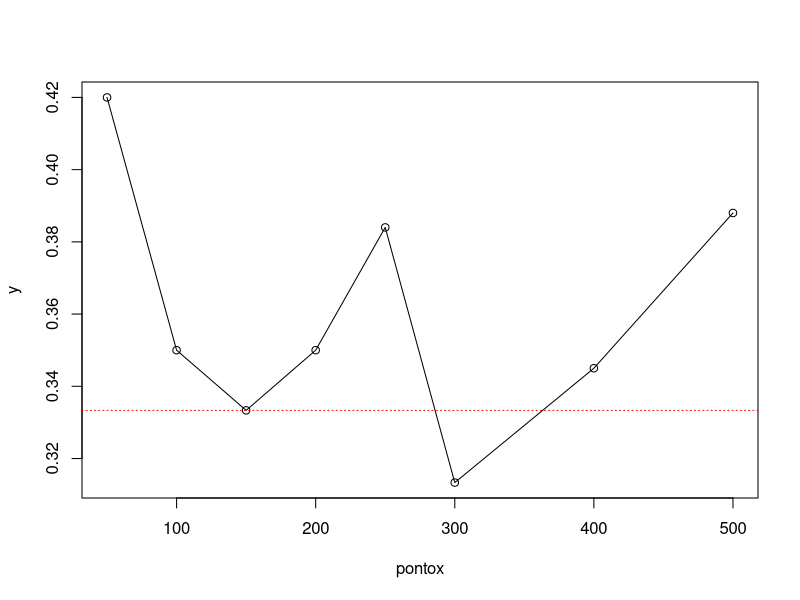
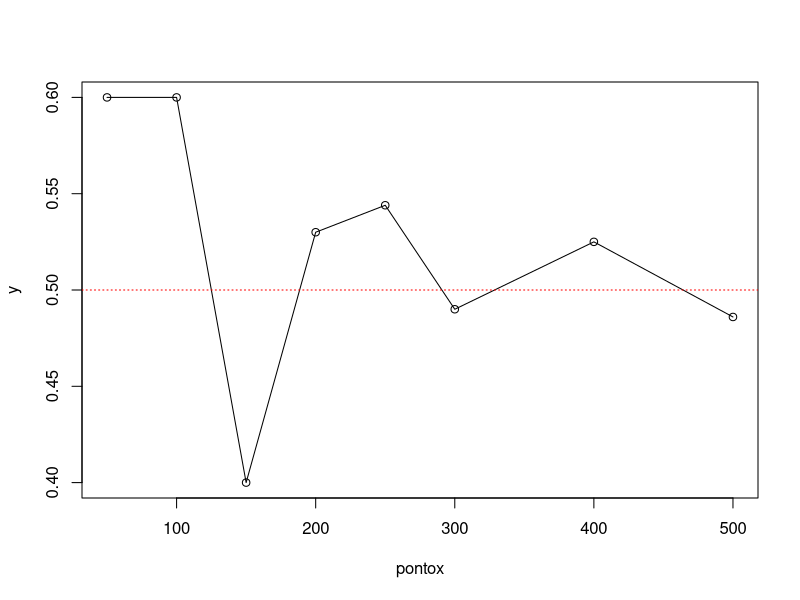
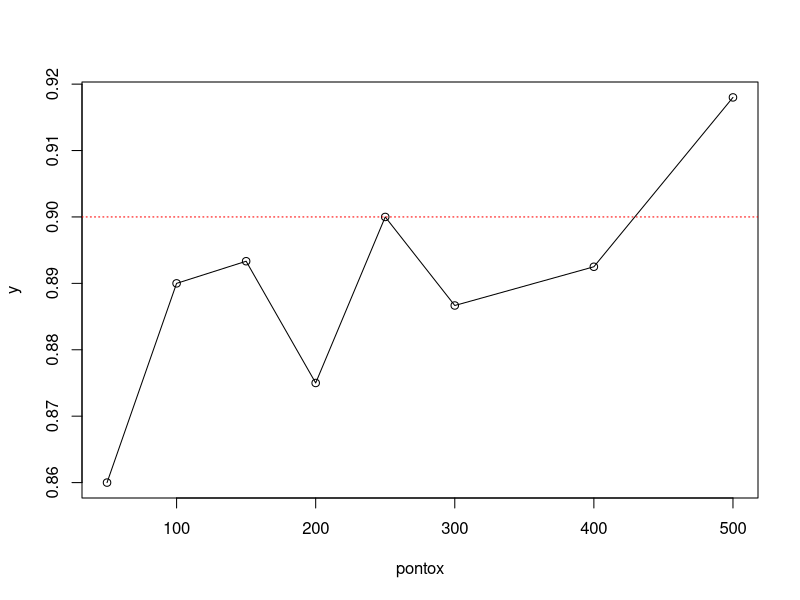
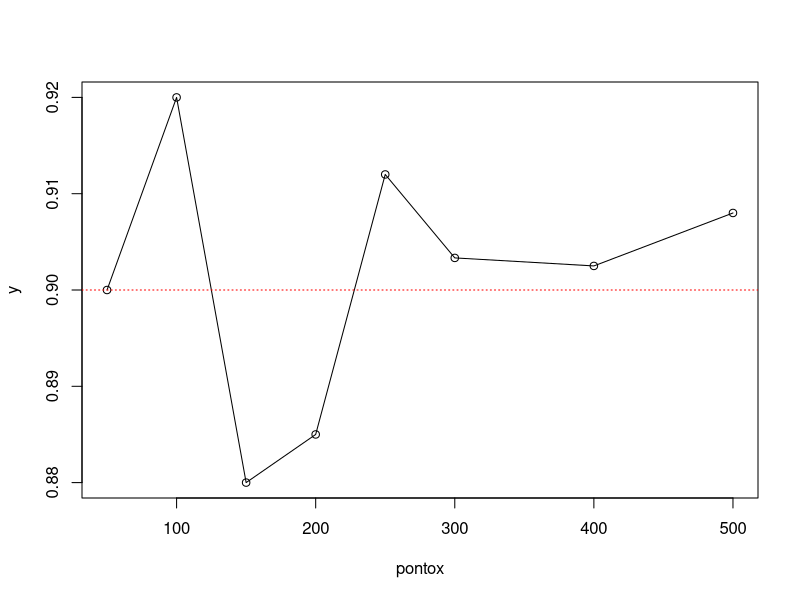
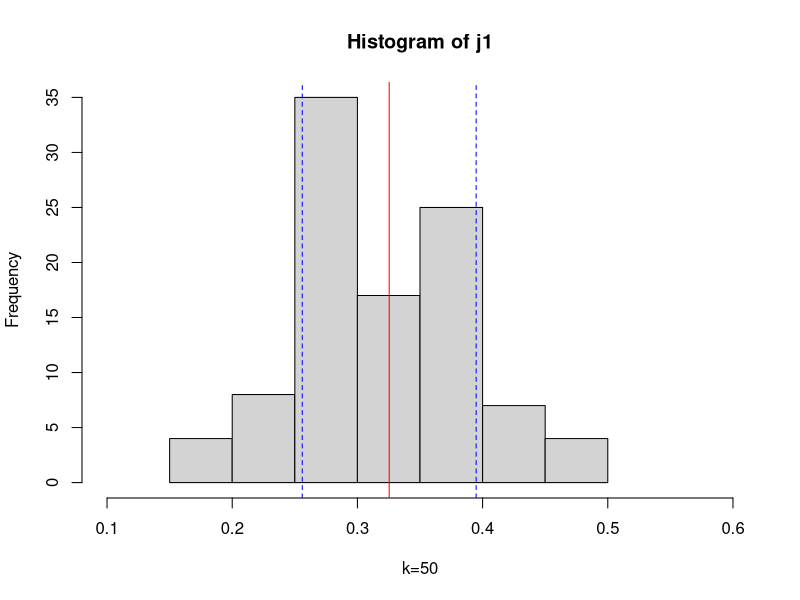
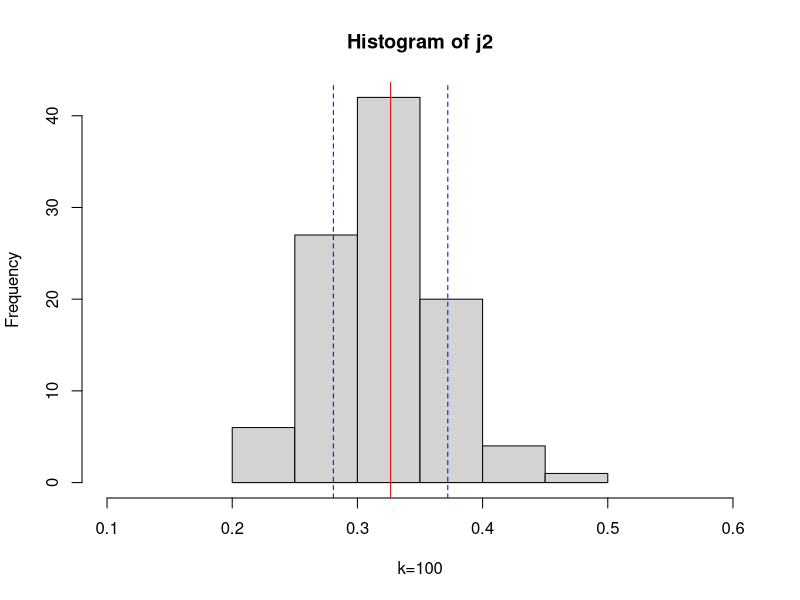
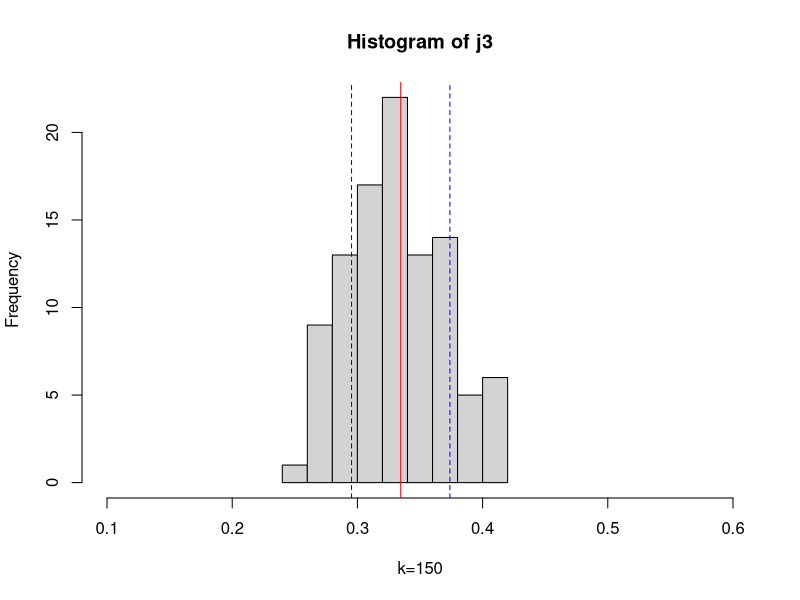
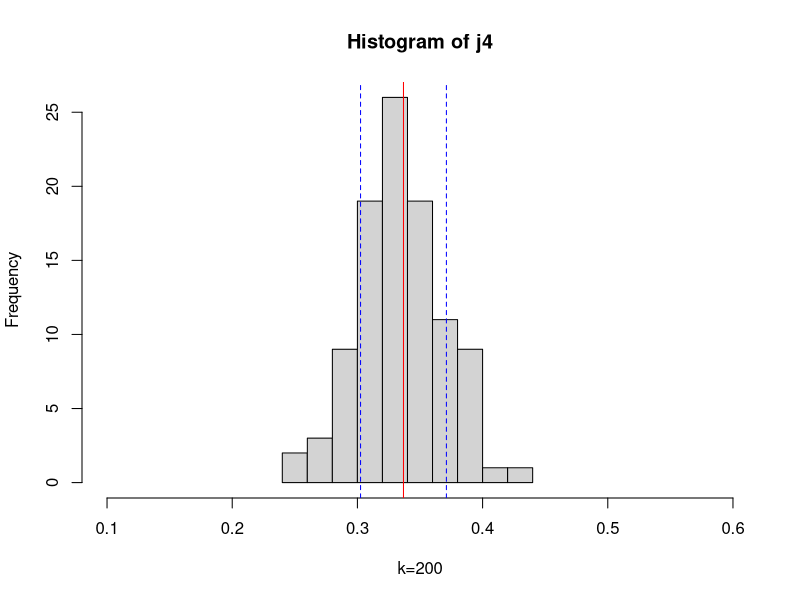

Write R code to recreate these figures, in order.
## ---- chunk 1
prob1a <- function(iter)
{
k <- iter
saida <- seq(1:k)
caixa <- c("m","m","f","f")
for (i in 1:k)
	{
	caixa2 <- sample(caixa)
	a <- caixa2[1]
	b <- caixa2[2]
	comparar <- a==b
	if(comparar==TRUE){saida[i]<-"yes"}else{saida[i]<-"no"}
	}
saida2 <- saida=="yes"
saida3 <- 1*saida2
proporcao <- mean(saida3)
return(proporcao)
}
## ---- chunk 2
prob1a(1000)
## ---- chunk 3
prob1b <- function(iter)
{
k <- iter
saida <- seq(1:k)
caixa <- c("m","m","f","f")
for (i in 1:k)
	{
	caixa2 <- sample(caixa,replace=T)
	a <- caixa2[1]
	b <- caixa2[2]
	comparar <- a==b
	if(comparar==TRUE){saida[i] <- "sim"}else{saida[i] <- "nao"}
	}
saida2 <- saida=="sim"
saida3 <- 1*saida2
proporcao <- mean(saida3)
return(proporcao)
}
## ---- chunk 4
prob1b(1000)
## ---- chunk 5
prob2a <- function(iter)
{
k <- iter
saida <- NULL
caixa <- c(rep("m",1),rep("f",19))
for (i in 1:k)
	{
	caixa2 <- sample(caixa,replace=F)
	a <- caixa2[1]
	b <- caixa2[2]
	comparar <- a==b
	if(comparar==TRUE){saida[i] <- "sim"}else{saida[i] <- "nao"}
	}
saida2 <- saida=="sim"
saida3 <- 1*saida2
proporcao <- mean(saida3)
return(proporcao)
}
## ---- chunk 6
prob2a(1000)
## ---- chunk 7
prob2b <- function(iter)
{
k <- iter
saida <- NULL
caixa <- c(rep("m",1),rep("f",19))
for (i in 1:k)
	{
	caixa2 <- sample(caixa,replace=T)
	a <- caixa2[1]
	b <- caixa2[2]
	comparar <- a==b
	if(comparar==TRUE){saida[i] <- "sim"}else{saida[i] <- "nao"}
	}
saida2 <- saida=="sim"
saida3 <- 1*saida2
proporcao <- mean(saida3)
return(proporcao)
}
## ---- chunk 8
prob2b(1000)
## ---- chunk 9
y <- NULL
pontox <- c(50,100,150,200,250,300, 400, 500)
for(i in 1:length(pontox))
  {
  y[i] <- prob1a(pontox[i])
}
y
plot(pontox,y)
lines(pontox,y)
abline(h=1/3,lty=3,col="red")
## ---- chunk 10
y <- NULL
pontox <- c(50,100,150,200,250,300, 400, 500)
for(i in 1:length(pontox))
  {
  y[i] <- prob1b(pontox[i])
}
y
plot(pontox,y)
lines(pontox,y)
abline(h=0.50,lty=3,col="red")
## ---- chunk 11
y <- NULL
pontox <- c(50,100,150,200,250,300, 400, 500)
for(i in 1:length(pontox))
  {
  y[i] <- prob2a(pontox[i])
}
y
plot(pontox,y)
lines(pontox,y)
abline(h=0.90,lty=3,col="red")
## ---- chunk 12
y <- NULL
pontox <- c(50,100,150,200,250,300, 400, 500)
for(i in 1:length(pontox))
  {
  y[i] <- prob2b(pontox[i])
}
y
plot(pontox,y)
lines(pontox,y)
abline(h=0.90,lty=3,col="red")
## ---- chunk 13
simulaMx <- function(numero.de.simulacoes,funcao.inicial,numero.de.iteracoes)
  {
  m <- numero.de.simulacoes
  n <- numero.de.iteracoes
  funcao <- funcao.inicial
  saida <- NULL
  
  for(i in 1:m)
    {
    saida[i] <- funcao(n)
    }
  return(saida)
}
## ---- chunk 14
j1<-simulaMx(100,prob1a,50)
hist(j1,xlim=c(0.1,0.6),xlab="k=50")
abline(v=mean(j1),col="red")
abline(v=mean(j1)-sd(j1),col="blue", lty = "dashed")
abline(v=mean(j1)+sd(j1),col="blue", lty = "dashed")
## ---- chunk 15
j2<-simulaMx(100,prob1a,100)
hist(j2,xlim=c(0.1,0.6),xlab="k=100")
abline(v=mean(j2),col="red")
abline(v=mean(j2)-sd(j2),col="blue", lty = "dashed")
abline(v=mean(j2)+sd(j2),col="blue", lty = "dashed")
## ---- chunk 16
j3<-simulaMx(100,prob1a,150)
hist(j3,xlim=c(0.1,0.6),xlab="k=150")
abline(v=mean(j3),col="red")
abline(v=mean(j3)-sd(j3),col="blue", lty = "dashed")
abline(v=mean(j3)+sd(j3),col="blue", lty = "dashed")

## ---- chunk 17
j4<-simulaMx(100,prob1a,200)
hist(j4,xlim=c(0.1,0.6),xlab="k=200")
abline(v=mean(j4),col="red")
abline(v=mean(j4)-sd(j4),col="blue", lty = "dashed")
abline(v=mean(j4)+sd(j4),col="blue", lty = "dashed")
## ---- chunk 18
j5<-simulaMx(100,prob1a,250)
hist(j5,xlim=c(0.1,0.6),xlab="k=250")
abline(v=mean(j5),col="red")
abline(v=mean(j5)-sd(j5),col="blue", lty = "dashed")
abline(v=mean(j5)+sd(j5),col="blue", lty = "dashed")
## ---- chunk 19
j6<-simulaMx(100,prob1a,300)
hist(j6,xlim=c(0.1,0.6),xlab="k=300")
abline(v=mean(j6),col="red")
abline(v=mean(j6)-sd(j6),col="blue", lty = "dashed")
abline(v=mean(j6)+sd(j6),col="blue", lty = "dashed")
## ---- chunk 20
j7<-simulaMx(100,prob1a,400)
hist(j7,xlim=c(0.1,0.6),xlab="k=400")
abline(v=mean(j7),col="red")
abline(v=mean(j7)-sd(j7),col="blue", lty = "dashed")
abline(v=mean(j7)+sd(j7),col="blue", lty = "dashed")
## ---- chunk 21
j8<-simulaMx(100,prob1a,500)
hist(j8,xlim=c(0.1,0.6),xlab="k=500")
abline(v=mean(j8),col="red")
abline(v=mean(j8)-sd(j8),col="blue", lty = "dashed")
abline(v=mean(j8)+sd(j8),col="blue", lty = "dashed")
## ---- chunk 22
j1<-simulaMx(100,prob1b,50)
hist(j1,xlim=c(0.3,0.7),xlab="k=50")
abline(v=mean(j1),col="red")
abline(v=mean(j1)-sd(j1),col="blue", lty = "dashed")
abline(v=mean(j1)+sd(j1),col="blue", lty = "dashed")
## ---- chunk 23
j2<-simulaMx(100,prob1b,100)
hist(j2,xlim=c(0.3,0.7),xlab="k=100")
abline(v=mean(j2),col="red")
abline(v=mean(j2)-sd(j2),col="blue", lty = "dashed")
abline(v=mean(j2)+sd(j2),col="blue", lty = "dashed")
## ---- chunk 24
j3<-simulaMx(100,prob1b,150)
hist(j3,xlim=c(0.3,0.7),xlab="k=150")
abline(v=mean(j3),col="red")
abline(v=mean(j3)-sd(j3),col="blue", lty = "dashed")
abline(v=mean(j3)+sd(j3),col="blue", lty = "dashed")

## ---- chunk 25
j4<-simulaMx(100,prob1b,200)
hist(j4,xlim=c(0.3,0.7),xlab="k=200")
abline(v=mean(j4),col="red")
abline(v=mean(j4)-sd(j4),col="blue", lty = "dashed")
abline(v=mean(j4)+sd(j4),col="blue", lty = "dashed")
## ---- chunk 26
j5<-simulaMx(100,prob1b,250)
hist(j5,xlim=c(0.3,0.7),xlab="k=250")
abline(v=mean(j5),col="red")
abline(v=mean(j5)-sd(j5),col="blue", lty = "dashed")
abline(v=mean(j5)+sd(j5),col="blue", lty = "dashed")
## ---- chunk 27
j6<-simulaMx(100,prob1b,300)
hist(j6,xlim=c(0.3,0.7),xlab="k=300")
abline(v=mean(j6),col="red")
abline(v=mean(j6)-sd(j6),col="blue", lty = "dashed")
abline(v=mean(j6)+sd(j6),col="blue", lty = "dashed")
## ---- chunk 28
j7<-simulaMx(100,prob1b,400)
hist(j7,xlim=c(0.3,0.7),xlab="k=400")
abline(v=mean(j7),col="red")
abline(v=mean(j7)-sd(j7),col="blue", lty = "dashed")
abline(v=mean(j7)+sd(j7),col="blue", lty = "dashed")
## ---- chunk 29
j8<-simulaMx(100,prob1b,500)
hist(j8,xlim=c(0.3,0.7),xlab="k=500")
abline(v=mean(j8),col="red")
abline(v=mean(j8)-sd(j8),col="blue", lty = "dashed")
abline(v=mean(j8)+sd(j8),col="blue", lty = "dashed")
## ---- chunk 30
j1<-simulaMx(100,prob2a,50)
hist(j1,xlim=c(0.7,1.0),xlab="k=50")
abline(v=mean(j1),col="red")
abline(v=mean(j1)-sd(j1),col="blue", lty = "dashed")
abline(v=mean(j1)+sd(j1),col="blue", lty = "dashed")
## ---- chunk 31
j2<-simulaMx(100,prob2a,100)
hist(j2,xlim=c(0.7,1.0),xlab="k=100")
abline(v=mean(j2),col="red")
abline(v=mean(j2)-sd(j2),col="blue", lty = "dashed")
abline(v=mean(j2)+sd(j2),col="blue", lty = "dashed")
## ---- chunk 32
j3<-simulaMx(100,prob2a,150)
hist(j3,xlim=c(0.7,1.0),xlab="k=150")
abline(v=mean(j3),col="red")
abline(v=mean(j3)-sd(j3),col="blue", lty = "dashed")
abline(v=mean(j3)+sd(j3),col="blue", lty = "dashed")

## ---- chunk 33
j4<-simulaMx(100,prob2a,200)
hist(j4,xlim=c(0.7,1.0),xlab="k=200")
abline(v=mean(j4),col="red")
abline(v=mean(j4)-sd(j4),col="blue", lty = "dashed")
abline(v=mean(j4)+sd(j4),col="blue", lty = "dashed")
## ---- chunk 34
j5<-simulaMx(100,prob2a,250)
hist(j5,xlim=c(0.7,1.0),xlab="k=250")
abline(v=mean(j5),col="red")
abline(v=mean(j5)-sd(j5),col="blue", lty = "dashed")
abline(v=mean(j5)+sd(j5),col="blue", lty = "dashed")
## ---- chunk 35
j6<-simulaMx(100,prob2a,300)
hist(j6,xlim=c(0.7,1.0),xlab="k=300")
abline(v=mean(j6),col="red")
abline(v=mean(j6)-sd(j6),col="blue", lty = "dashed")
abline(v=mean(j6)+sd(j6),col="blue", lty = "dashed")
## ---- chunk 36
j7<-simulaMx(100,prob2a,400)
hist(j7,xlim=c(0.7,1.0),xlab="k=400")
abline(v=mean(j7),col="red")
abline(v=mean(j7)-sd(j7),col="blue", lty = "dashed")
abline(v=mean(j7)+sd(j7),col="blue", lty = "dashed")
## ---- chunk 37
j8<-simulaMx(100,prob2a,500)
hist(j8,xlim=c(0.7,1.0),xlab="k=500")
abline(v=mean(j8),col="red")
abline(v=mean(j8)-sd(j8),col="blue", lty = "dashed")
abline(v=mean(j8)+sd(j8),col="blue", lty = "dashed")
## ---- chunk 38
j1<-simulaMx(100,prob2b,50)
hist(j1,xlim=c(0.7,1.0),xlab="k=50")
abline(v=mean(j1),col="red")
abline(v=mean(j1)-sd(j1),col="blue", lty = "dashed")
abline(v=mean(j1)+sd(j1),col="blue", lty = "dashed")
## ---- chunk 39
j2<-simulaMx(100,prob2b,100)
hist(j2,xlim=c(0.7,1.0),xlab="k=100")
abline(v=mean(j2),col="red")
abline(v=mean(j2)-sd(j2),col="blue", lty = "dashed")
abline(v=mean(j2)+sd(j2),col="blue", lty = "dashed")
## ---- chunk 40
j3<-simulaMx(100,prob2b,150)
hist(j3,xlim=c(0.7,1.0),xlab="k=150")
abline(v=mean(j3),col="red")
abline(v=mean(j3)-sd(j3),col="blue", lty = "dashed")
abline(v=mean(j3)+sd(j3),col="blue", lty = "dashed")

## ---- chunk 41
j4<-simulaMx(100,prob2b,200)
hist(j4,xlim=c(0.7,1.0),xlab="k=200")
abline(v=mean(j4),col="red")
abline(v=mean(j4)-sd(j4),col="blue", lty = "dashed")
abline(v=mean(j4)+sd(j4),col="blue", lty = "dashed")
## ---- chunk 42
j5<-simulaMx(100,prob2b,250)
hist(j5,xlim=c(0.7,1.0),xlab="k=250")
abline(v=mean(j5),col="red")
abline(v=mean(j5)-sd(j5),col="blue", lty = "dashed")
abline(v=mean(j5)+sd(j5),col="blue", lty = "dashed")
## ---- chunk 43
j6<-simulaMx(100,prob2b,300)
hist(j6,xlim=c(0.7,1.0),xlab="k=300")
abline(v=mean(j6),col="red")
abline(v=mean(j6)-sd(j6),col="blue", lty = "dashed")
abline(v=mean(j6)+sd(j6),col="blue", lty = "dashed")
## ---- chunk 44
j7<-simulaMx(100,prob2b,400)
hist(j7,xlim=c(0.7,1.0),xlab="k=400")
abline(v=mean(j7),col="red")
abline(v=mean(j7)-sd(j7),col="blue", lty = "dashed")
abline(v=mean(j7)+sd(j7),col="blue", lty = "dashed")
## ---- chunk 45
j8<-simulaMx(100,prob2b,500)
hist(j8,xlim=c(0.7,1.0),xlab="k=500")
abline(v=mean(j8),col="red")
abline(v=mean(j8)-sd(j8),col="blue", lty = "dashed")
abline(v=mean(j8)+sd(j8),col="blue", lty = "dashed")
## ---- chunk 46
prob6 <- function(n)
  {
  x1 <- sample(c(1,2,3,4,5,6),n,replace=T)
  x2 <- sample(c(1,2,3,4,5,6),n,replace=T)
  x <- cbind(x1,x2)
  x1.1 <- (x1<3)
  x2.1 <- (x2<3)
  comparar <- x1.1&x2.1
  probabilidade <- sum(comparar)/n
  print(probabilidade)
}
## ---- chunk 47
prob6(1000)
## ---- chunk 48
prob8 <- function(n)
  {
  n <- 200
  saida <- NULL
  moeda1 <- sample(c(0,1), n, replace=TRUE)
  moeda2 <- sample(c(0,1), n, replace=TRUE) 
  moeda3 <- sample(c(0,1), n, replace=TRUE)
  dado <- sample(c(1,2,3,4,5,6))
  moedas <- cbind(moeda1,moeda2,moeda3) 
  soma <- moedas[,1]+moedas[,2]+moedas[,3]
  soma1 <- moeda1+moeda2+moeda3
  soma2 <- mean(soma==2)
  
  for(i in 1:n)
    {
    amostradado <- sample(dado)
    x <- amostradado[1]
    if (x==2|x==4|x==6){saida[i]="par"} else{saida[i]= "impar"}
    }
  saida2 <- 1*(saida=="impar")
  saida3 <- (saida2)/n
  probabilidade <- sum(soma2*saida3)
  return(probabilidade)
}
## ---- chunk 49
prob8(1000) 
## ---- chunk 50

